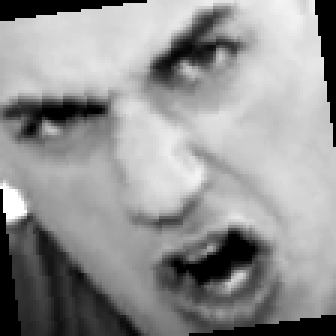
#> input picture visual_based/archive(1)/train_balanced/angry/augmented_1565.png, 112 x 112 px, found by its file name (shown 3 times larger); its folder holds only this picture in this run
$ python builddataset.py
#> lines starting #> are read from the running program, lines starting #| are printed output that depends on the picture
import cv2
import os
import numpy as np
from sklearn.utils import shuffle

DATASET_PATH = "/home/soorajvp/Desktop/moodclass2/archive(1)/train_balanced"

EMOTIONS = ["angry", "contempt", "disgust", "fear", "happy", "neutral","sad","surprise"]
IMG_SIZE = 48

data = []
labels = []

for label, emotion in enumerate(EMOTIONS):
    folder = os.path.join(DATASET_PATH, emotion)

    for img_name in os.listdir(folder):
        img_path = os.path.join(folder, img_name)

        try:
            img = cv2.imread(img_path, cv2.IMREAD_GRAYSCALE)
#> img is the input picture: shape (112, 112); min 0, max 255, mean 147.3
            img = cv2.resize(img, (IMG_SIZE, IMG_SIZE))
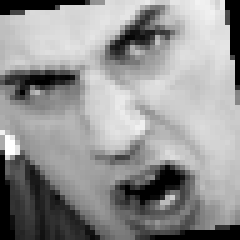
#> img: shape (48, 48) (shown 5 times larger); min 0, max 255, mean 147.3

            data.append(img)
            labels.append(label)

        except:
            continue
#> pass 2 of the loop `for label, emotion in enumerate(EMOTIONS):`:
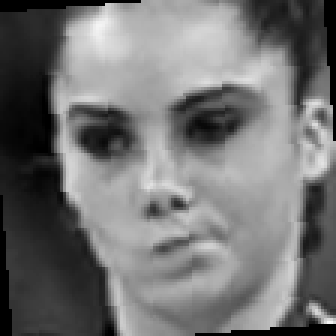
#> input picture visual_based/archive(1)/train_balanced/contempt/augmented_2451.png, 112 x 112 px, found by its file name (shown 3 times larger)
#> img is the input picture: shape (112, 112); min 0, max 244, mean 114.8
#> `img = cv2.resize(img, (IMG_SIZE, IMG_SIZE))`:
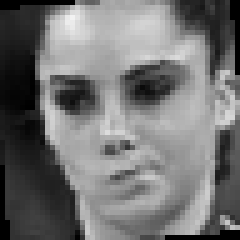
#> img: shape (48, 48) (shown 5 times larger); min 0, max 242, mean 114.7
#> (the run stopped early here; a loop or call above may not have finished)
